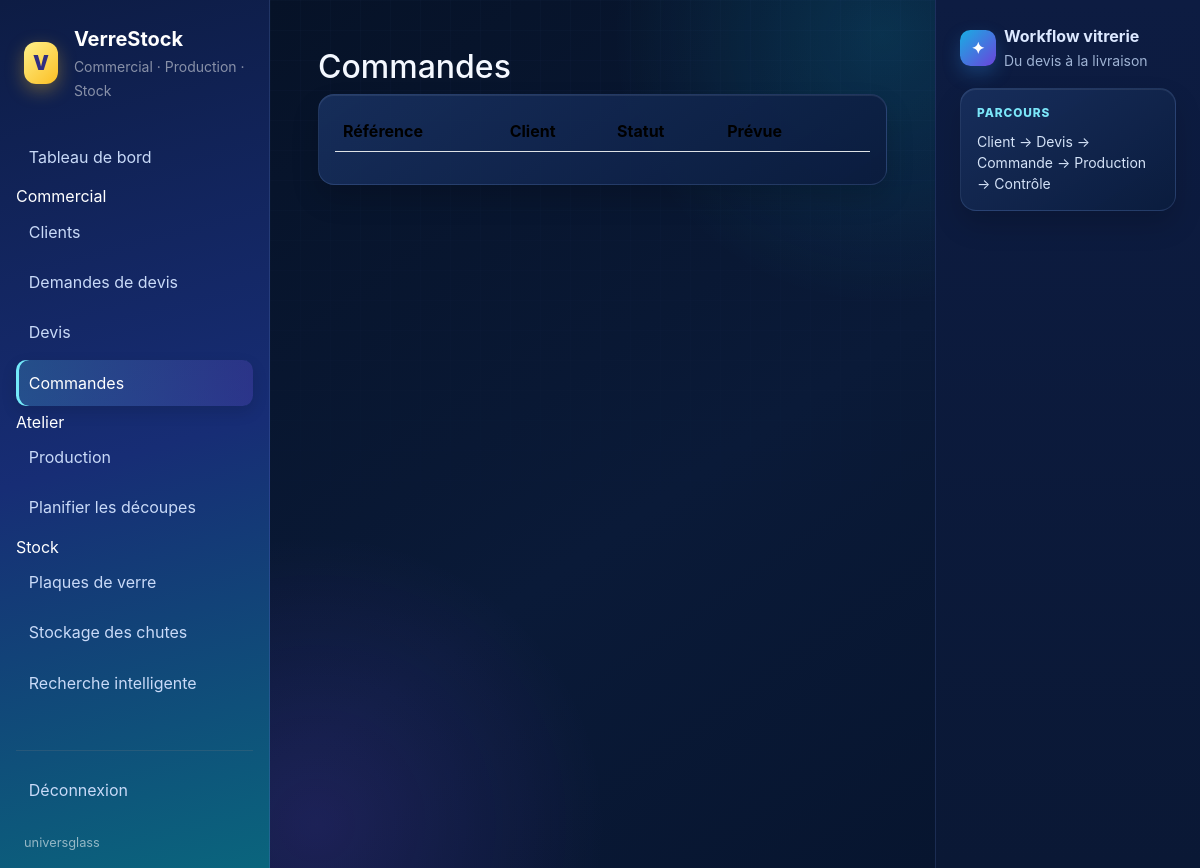
The page /commandes/ (signed in) on the database as committed earlier.
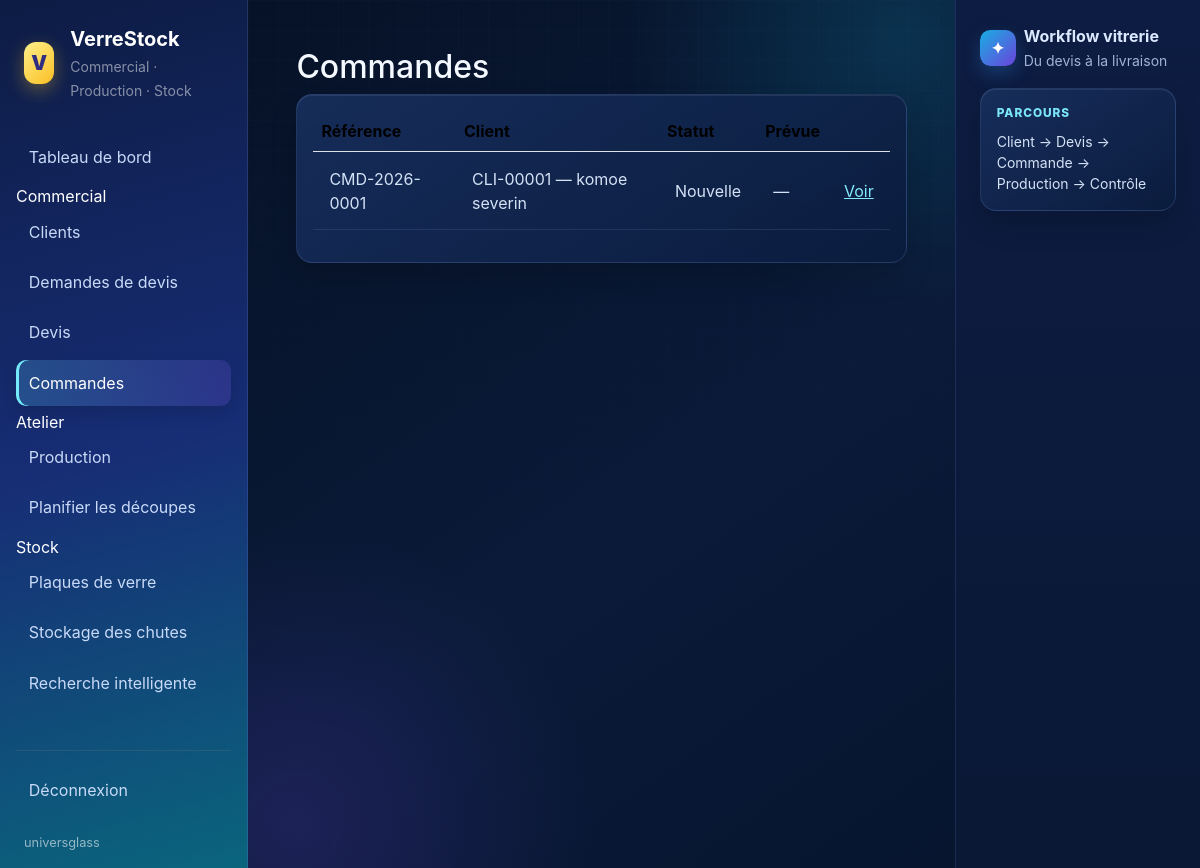
The same page on the database as committed later.
### commandes/models.py (models this page shows, shortened)
class Commande(models.Model):
    class Statut(models.TextChoices):
        NOUVELLE="NOUVELLE", "Nouvelle"; VALIDEE="VALIDEE", "Validée"; EN_PREPARATION="EN_PREPARATION", "En préparation"; EN_PRODUCTION="EN_PRODUCTION", "En production"; TERMINEE="TERMINEE", "Terminée"; PRETE="PRETE", "Prête"; LIVREE="LIVREE", "Livrée"; ANNULEE="ANNULEE", "Annulée"
    class Priorite(models.TextChoices): NORMALE="NORMALE", "Normale"; HAUTE="HAUTE", "Haute"; URGENTE="URGENTE", "Urgente"
    reference=models.CharField(max_length=24,unique=True,blank=True); client=models.ForeignKey(Client,on_delete=models.PROTECT,related_name="commandes"); devis=models.OneToOneField(Devis,null=True,blank=True,on_delete=models.PROTECT,related_name="commande")
    statut=models.CharField(max_length=20,choices=Statut.choices,default=Statut.NOUVELLE); date=models.DateField(auto_now_add=True); date_prevue=models.DateField(null=True,blank=True); priorite=models.CharField(max_length=10,choices=Priorite.choices,default=Priorite.NORMALE); commentaire=models.TextField(blank=True)
    cree_par=models.ForeignKey(settings.AUTH_USER_MODEL,null=True,blank=True,on_delete=models.SET_NULL,related_name="commandes_creees"); valide_par=models.ForeignKey(settings.AUTH_USER_MODEL,null=True,blank=True,on_delete=models.SET_NULL,related_name="commandes_validees")
    class Meta:
        ordering=["-date","-pk"]
        permissions=[("validate_commande","Peut valider une commande"), ("manage_commande","Peut gérer les commandes")]

### clients/models.py (models this page shows, shortened)
class Client(models.Model):
    reference = models.CharField(max_length=24, unique=True, blank=True)
    nom = models.CharField(max_length=160)
    contact = models.CharField(max_length=120, blank=True)
    telephone = models.CharField(max_length=40, blank=True)
    email = models.EmailField(blank=True)
    adresse = models.TextField(blank=True)
    ville = models.CharField(max_length=100, blank=True)
    notes = models.TextField(blank=True)
    cree_le = models.DateTimeField(auto_now_add=True)
    cree_par = models.ForeignKey(settings.AUTH_USER_MODEL, null=True, blank=True, on_delete=models.SET_NULL)
    class Meta:
        ordering = ["nom"]
        permissions = [("manage_client", "Peut gérer les clients")]
    def __str__(self): return f"{self.reference} — {self.nom}"

### commandes/views.py (the view)
# urls.py: path("", views.liste, name="liste"),
@permission_required("commandes.view_commande",raise_exception=True)
def liste(request): return render(request,"commandes/liste.html",{"items":Commande.objects.select_related("client").all()})

### templates/commandes/liste.html
{% extends 'base.html' %}{% block content %}<h1 class="h2">Commandes</h1><div class="card card-body"><table class="table"><tr><th>Référence</th><th>Client</th><th>Statut</th><th>Prévue</th><th></th></tr>{% for item in items %}<tr><td>{{ item.reference }}</td><td>{{ item.client }}</td><td>{{ item.get_statut_display }}</td><td>{{ item.date_prevue|default:"—" }}</td><td><a href="{% url 'commandes:detail' item.pk %}">Voir</a></td></tr>{% endfor %}</table></div>{% endblock %}

Rows that differ between the two databases and show on the page:
added Commande: reference "CMD-2026-0001", client "CLI-00001 — komoe severin", statut "Nouvelle", date_prevue "—"
